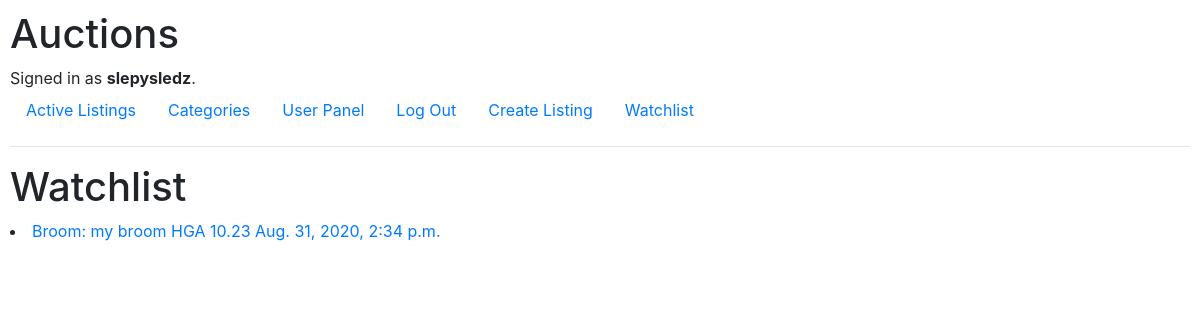
Page /watchlist (signed in) on the earlier database version.
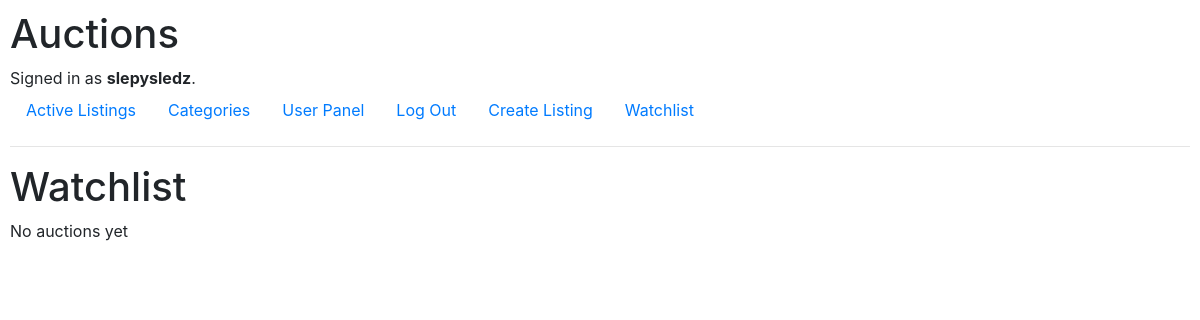
Same page on the later database version.
### auctions/models.py (models this page shows, shortened)
class Auction(models.Model):
    MOTORS = "MOT"
    FASHINON = "FAS"
    ELECTRONICS = "ELE"
    COLLECTIBLES_ARTS = "ART"
    HOME_GARDES = "HGA"
    SPORTING_GOODS = "SPO"
    TOYS = "TOY"
    BUSSINES_INDUSTRIAL = "BUS"
    MUSIC = "MUS"
    CATEGORY = [
        (MOTORS, "Motors"),
        (FASHINON, "Fashion"),
        (ELECTRONICS, "Electronics"),
        (COLLECTIBLES_ARTS, "Collectibles & Art"),
        (HOME_GARDES, "Home & Garden"),
        (SPORTING_GOODS, "Sporting Goods"),
        (TOYS, "Toys"),
        (BUSSINES_INDUSTRIAL, "Business & Industrial"),
        (MUSIC, "Music"),
    ]
    seller = models.ForeignKey(User, on_delete=models.CASCADE)
    title = models.CharField(max_length=64, blank=False)
    description = models.TextField(blank=True)
    current_price = models.DecimalField(max_digits=11, decimal_places=2, default=0.0)
    category = models.CharField(max_length=3, choices=CATEGORY, default=MOTORS)
    image_url = models.URLField(blank=True)
    publication_date = models.DateTimeField(auto_now_add=True)
    closed = models.BooleanField(default=False)
    class Meta:
        verbose_name = "auction"
        verbose_name_plural = "auctions"

### auctions/views.py (the view, shortened to what this page needs)
# urls.py: path("watchlist", views.watchlist, name="watchlist"),
@login_required(login_url="auctions:login")
def watchlist(request):
    watchlist_auctions_ids = User.objects.get(id=request.user.id).watchlist.values_list("auction")
    watchlist_items = Auction.objects.filter(id__in=watchlist_auctions_ids, closed=False)
    return render(request, "auctions/watchlist.html", {
        "watchlist_items": watchlist_items
    })

### auctions/templates/auctions/watchlist.html
{% extends "auctions/layout.html" %}
{% block body %}
<h1>Watchlist</h1>
{% for auction in watchlist_items %}
    <li><a href="{% url 'auctions:listing_page' auction_id=auction.id %}"> {{ auction.title }}: {{ auction.description }} {{auction.category}} {{auction.current_price}} {{auction.publication_date}}</a></li>
{% empty %}
    No auctions yet
{% endfor %}
{% endblock %}

Differences in the rows shown:
no longer on this page (row edited): Auction: title "Broom", description "my broom", category "HGA", current_price "10.23", publication_date "Aug. 31, 2020, 2:34 p.m."
Other differences:
text now shown: "No auctions yet"
